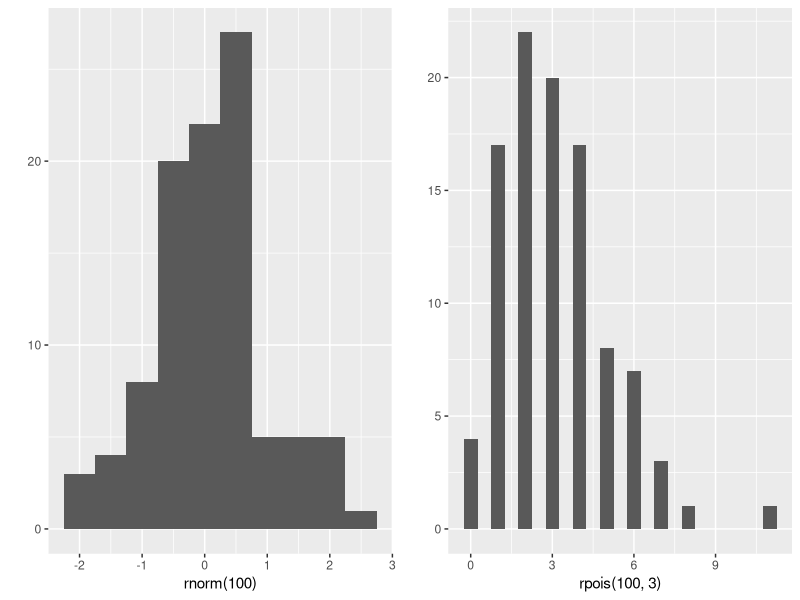

Write the R code that produced this figure. (Note: this script raises an error after producing the figure.)
# ggplot2 Notes
require(ggplot2)

# useful ggplot2 extensions or compatible packages
# - Publication ready plots https://github.com/kassambara/ggpubr
# - Composer of ggplots https://github.com/thomasp85/patchwork
# - A List of ggplot2 extensions http://www.ggplot2-exts.org/

# plot ggplots side by side
# source: http://stackoverflow.com/a/3935554
require(gridExtra)
plot1 <- qplot(rnorm(100), binwidth = 0.5)
plot2 <- qplot(rpois(100, 3), binwidth = 0.5)
grid.arrange(plot1, plot2, ncol = 2)

# change legend title
# source: http://stackoverflow.com/a/14622513
p <- ggplot(df, aes(x=rating, fill=cond)) +
            geom_density(alpha=.3) +
            xlab("NEW RATING TITLE") +
            ylab("NEW DENSITY TITLE")
p <- p + guides(fill=guide_legend(title="New Legend Title"))

# add annotation to side of plot
# source: http://stackoverflow.com/a/12417481/6873133

# increase size of points
# source: http://stackoverflow.com/a/9789895/6873133
dt <- data.frame(country = letters[1:20], val = rnorm(20), siz = rnorm(20))
qplot(x = country, y = val, data = dt, geom = "point", size = siz) +
    scale_size(range = c(2, 10))

# remove all of (x) axis labels
# remove everything, but can pick and choose which ones to keep
# source: https://stackoverflow.com/a/35090981/6873133
ggplot(data = diamonds, mapping = aes(x = clarity)) + geom_bar(aes(fill = cut))+
  theme(axis.title.x = element_blank(),
        axis.text.x = element_blank(),
        axis.ticks.x = element_blank())

# move around x-axis label
# source: https://ggplot2.tidyverse.org/reference/element.html
# inspired by: https://twitter.com/tjmahr/status/1039517803315744768
iris %>% ggplot(aes(Sepal.Length, Sepal.Width)) +
  geom_point() +
  theme(axis.title.x = element_text(hjust = 0.25, vjust = 7))
# draw ellipses around scatterplot clusters
# default, 95% of data drawn around
# source: http://ggplot2.tidyverse.org/reference/stat_ellipse.html
faithpoint <- ggplot(faithful, aes(waiting, eruptions, color = eruptions > 3)) +
    geom_point() +
faithpoint + stat_ellipse()
faithpoint + stat_ellipse(level = 0.99)

# add table into plot with tableGrob
# source: https://stackoverflow.com/a/44121513/6873133
library(gridExtra)
mydata <- data.frame(a=1:50, b=rnorm(50))
mytable <- cbind(sites=c("site 1","site 2","site 3","site 4"), mydata[10:13,])
k <- ggplot(mydata,aes(x=a,y=b)) + 
  geom_point(colour="blue") + 
  geom_point(data=mydata[10:13, ], aes(x=a, y=b), colour="red", size=5) + 
  annotation_custom(tableGrob(mytable, rows=NULL), 
                    xmin=35, xmax=50, ymin=-2.5, ymax=-1)

# add counts above bars in bar graph
# sources:
# - https://stackoverflow.com/a/23770326/
# - https://stackoverflow.com/a/19853744/
# - https://stackoverflow.com/a/3695592/
# - But may be replaced with calc() eventually
#   - See https://stackoverflow.com/a/17506197/
dd <- data.frame(x = rnorm(100, 5, 2))
ggplot(dd, aes(x = x)) + geom_histogram() +
  stat_bin(aes(y = ..count.., label = ..count..), geom = "text", vjust = -0.5)

# add vertical line to plots
# source: https://stackoverflow.com/a/19622114/
iris %>% ggplot(aes(Sepal.Length, Sepal.Width)) +
  geom_point() +
  geom_vline(xintercept = 3)
